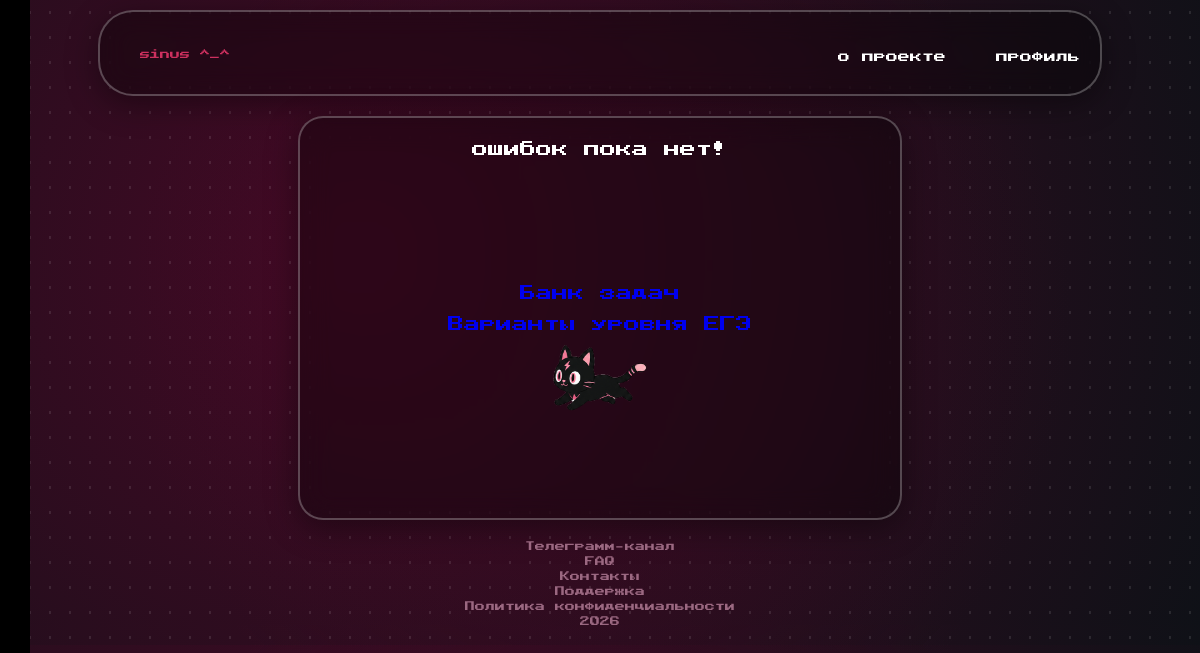
/mistakes (signed in), run on an earlier commit of the app's database.
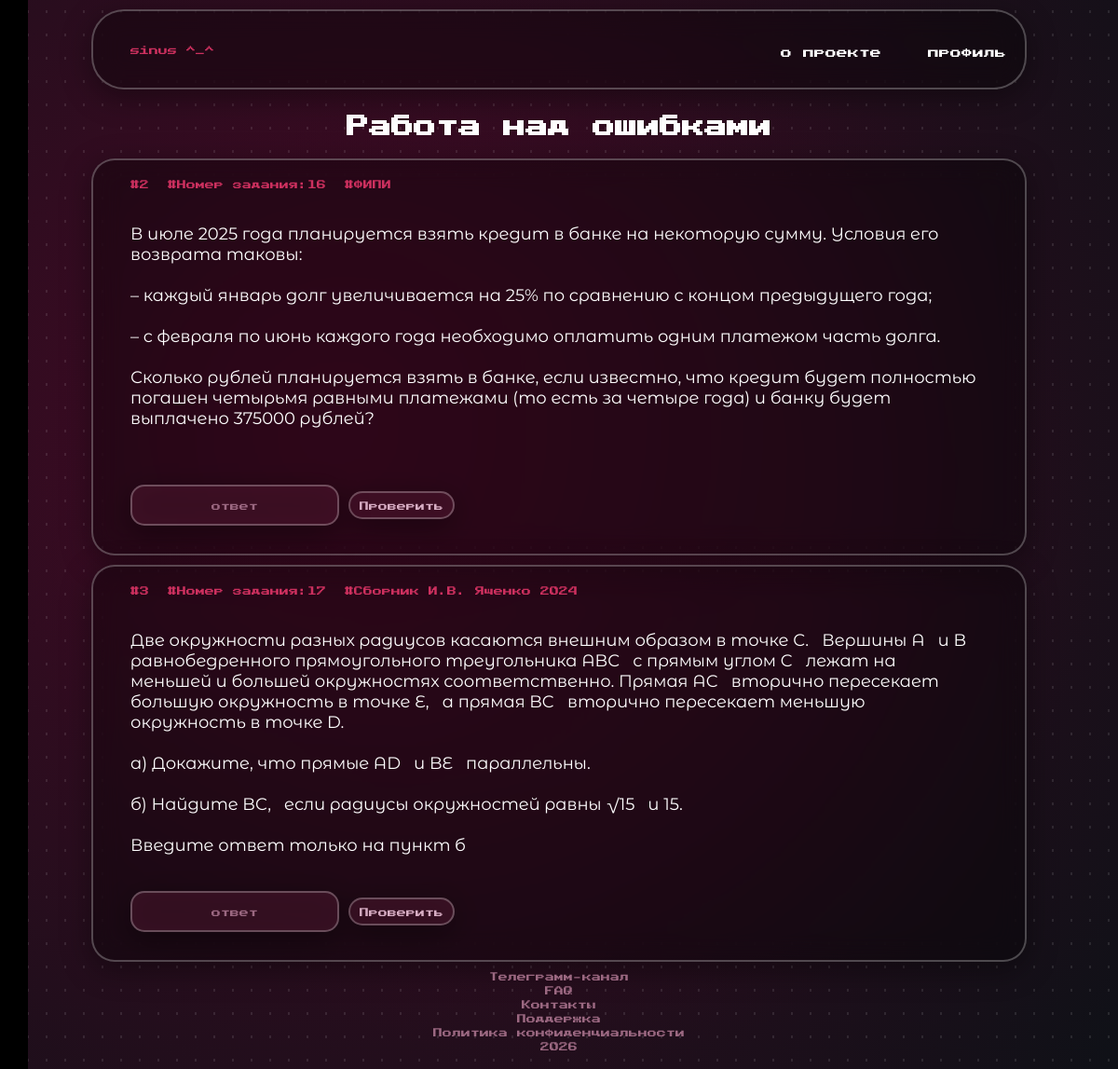
And on a later commit of the database.
### tables this page shows
CREATE TABLE tasks(
            id INTEGER PRIMARY KEY,
            number INTEGER,
            source TEXT,
            text TEXT,
            solution TEXT,
            answer TEXT
        );

### routes/tasks.py (the view)
@tasks_bp.route('/mistakes')
@regs_only
def mistakes():
    user_id = session.get('user_id')
    conn = get_db()
    cur = conn.cursor()
    cur.execute('''
        SELECT tasks.* FROM tasks
        JOIN user_tasks ON tasks.id=user_tasks.task_id
        WHERE user_tasks.user_id=? AND user_tasks.status="Неправильно!"
    ''', (user_id,))
    tasks_list = cur.fetchall()
    conn.close()
    return render_template('mistakes.html', tasks=tasks_list)

### database.py (called while the page is built)
def get_db():
    conn = sqlite3.connect(DATABASE)
    conn.row_factory = sqlite3.Row
    return conn

### templates/mistakes.html (shortened to what this page needs)
<!DOCTYPE html>
<html>
    <head>
        <link rel="stylesheet" href="{{ url_for('static', filename='css/style.css') }}">
        <link rel="stylesheet" href="https://cdn.jsdelivr.net/npm/katex@0.16.9/dist/katex.min.css">
    </head>
    <body>
        <header class="header" style="width:80%;">
            <ul class="header__list1">
                <li>
                    <p class="classification main_Thing">sinus ^_^</p>
                </li>
            </ul>
            <ul class="header__list2">
                <li>
                    <a href="{{url_for('main.about')}}" class="lighttext main_Thing">о проекте</a>
                </li>
                <li>
                    <a href="{{url_for('auth.profile')}}" class="lighttext main_Thing">профиль</a>
                </li>
            </ul>
        </header>
        {% if tasks %}
            <h2 class="heading h2heading">Работа над ошибками</h2>
            {% for task in tasks %}
                <div class="task">
                    <div class="tasksClasses">
                        <p class="classification">#{{task['id']}}</p>
                        <p class="classification">#Номер задания:{{task['number']}}
                        <p class="classification">#{{task['source']}}</p>
                    </div>
                    <p class="taskText">{{task['text']}}</p>
                    <div class="phoneButtons filterButtons">
                        <input id="input-{{ task['id'] }}" class="lightBox buttons" placeholder="ответ">
                        <button onclick="checkAnswer({{ task['id'] }})" class="lightBox buttons">Проверить</button>
                    </div>
                </div>
            {% endfor %}
        {%else%}
            <div class="noMistakes">
                <p class="heading">ошибок пока нет!</p>
                <ul class="toDo" style="text-align: center;">
                    <li><a href="{{url_for('tasks.tasks')}}" class="lighttext">Банк задач</a></li>
                    <li><a href="{{url_for('tasks.tests')}}" class="lighttext">Варианты уровня ЕГЭ</a></li>
                    <li><img src="{{url_for('static', filename='images/mascot/runningMascot.png')}}" style="width:30%"></li>
                </ul>
            </div>
        {%endif%}
        <ul class="smallInfo">
            <li><a href="https://t.me/karznl">Телеграмм-канал</a></li>
            <li><a href="/">FAQ</a></li>
            <li><button class="textButton" onclick="openContacts()">Контакты</button></li>
            <li><a href="/">Поддержка</a></li>
            <li><a href="{{url_for('main.privacypolicy')}}">Политика конфиденциальности</a></li>
            <li>2026</li>
        </ul>
        <div class="sidebar" id="sidebar">
            <a href="{{url_for('main.error')}}" class="name">настя синус</a>
            <ul class="listThings">
                <li><a href="{{url_for('main.home')}}" class="lighttext sidebar_text">Основная страница</a></li>
                <li><a href="{{url_for('tasks.tasks')}}" class="lighttext sidebar_text">Банк заданий</a></li>
                <li><a href="{{url_for('tasks.tests')}}" class="lighttext sidebar_text">Варианты уровня ЕГЭ</a></li>
                <li><a href="{{url_for('tasks.mistakes')}}" class="lighttext sidebar_text">Работа над ошибками</a></li>
                <li><a href="{{url_for('tasks.statistics')}}" class="lighttext sidebar_text">Статистика</a></li>
                <li><a href="{{url_for('auth.logout')}}" class="lighttext sidebar_text">Выход</a></li>
            </ul>
        </div>
    </body>
    </body>
</html>

What changed in the data, as far as the page shows it:
now on this page (row edited): tasks: id "2", number "16", source "ФИПИ", text "В июле 2025 года планируется взять кредит в банке на некоторую сумму. Условия его возврата таковы: – каждый январь долг увеличивается на 25% по сравнению с концом предыдущего года; – с февраля по июнь каждого года необходимо оплатить одним платежом часть долга. Сколько рублей планируется взять в банке, если известно, что кредит будет полностью погашен четырьмя равными платежами (то есть за четыре года) и банку будет выплачено 375000 рублей?"
added tasks: id "3", number "17", source "Сборник И.В. Ященко 2024", text "Две окружности разных радиусов касаются внешним образом в точке C. Вершины A и B равнобедренного прямоугольного треугольника ABC с прямым углом C лежат на меньшей и большей окружностях соответственно. Прямая AC вторично пересекает большую окружность в точке E, а прямая BC вторично пересекает меньшую окружность в точке D. а) Докажите, что прямые AD и BE параллельны. б) Найдите BC, если радиусы окружностей равны √15 и 15. Введите ответ только на пункт б"
Also different on the page:
text no longer shown: "ошибок пока нет!"
text now shown: "Работа над ошибками"
